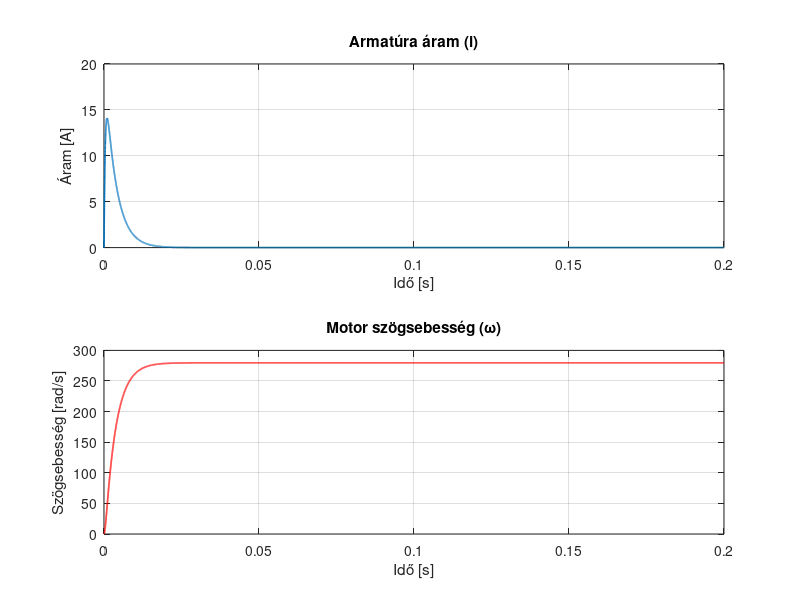

MATLAB code to generate this figure: (Note: this script raises an error after producing the figure.)
% DC motor szimuláció

% --- Motorparaméterek ---
R = 0.716;        % Armatúra ellenállás [Ohm]
L = 0.00026;      % Armatúra induktivitás [H]
k = 0.0429;       % Motor állandó [Nm/A vagy V/(rad/s)]
J = 1e-5;         % Tehetetlenségi nyomaték [kg·m^2]
b = 0;            % Viszkózus súrlódás [N·m·s/rad], jelen esetben 0
% Ha van terhelő nyomaték (T_load), azt is belefoglalhatod a képletekbe,
% de itt 0-nak vesszük.

% --- Állapottér leírás ---
% Állapotvektor: x = [i; omega], ahol
%   i     = armatúraáram [A]
%   omega = motor szögsebessége [rad/s]
%
% Egyenletek:
%   L * di/dt      = u - R*i - k*omega
%   J * d(omega)/dt= k*i - b*omega   (T_load=0 esetén)
%
% Ez átrendezve:
%   di/dt = (1/L)*u  - (R/L)*i  - (k/L)*omega
%   d(omega)/dt = (k/J)*i - (b/J)*omega
%
% -> A mátrixok:
A = [ -R/L   -k/L
       k/J    -b/J ];

B = [ 1/L
      0   ];

% Kimenetként (C mátrix) most mindkét állapotot szeretnénk figyelni:
%  y1 = i(t)
%  y2 = omega(t)
C = eye(2);  
D = [0;0];

% --- Szimuláció beállításai ---
% 12 V-os lépés-bemenet, 0.2 s időtartam, sűrű időfelbontás
t_max = 0.2;
dt    = 1e-5;          % Időlépés
t     = 0 : dt : t_max;

u     = 12*ones(size(t));  % 12 V állandó feszültség
x0    = [0; 0];            % Kezdeti feltételek (i(0)=0, omega(0)=0)

% --- Rendszer létrehozása és futtatása ---
sys = ss(A,B,C,D);      % állapottér-modell a MATLAB-ban
[y, t_out, x_out] = lsim(sys, u, t, x0);

% A kimenet y(:,1) az áram, y(:,2) a szögsebesség

% --- Eredmények ábrázolása ---
figure;

subplot(2,1,1);
plot(t_out, y(:,1), 'LineWidth',1.2);
grid on;
xlabel('Idő [s]');
ylabel('Áram [A]');
title('Armatúra áram (i)');

subplot(2,1,2);
plot(t_out, y(:,2), 'r', 'LineWidth',1.2);
grid on;
xlabel('Idő [s]');
ylabel('Szögsebesség [rad/s]');
title('Motor szögsebesség (ω)');

sgtitle('DC motor szimuláció a megadott paraméterekkel');
